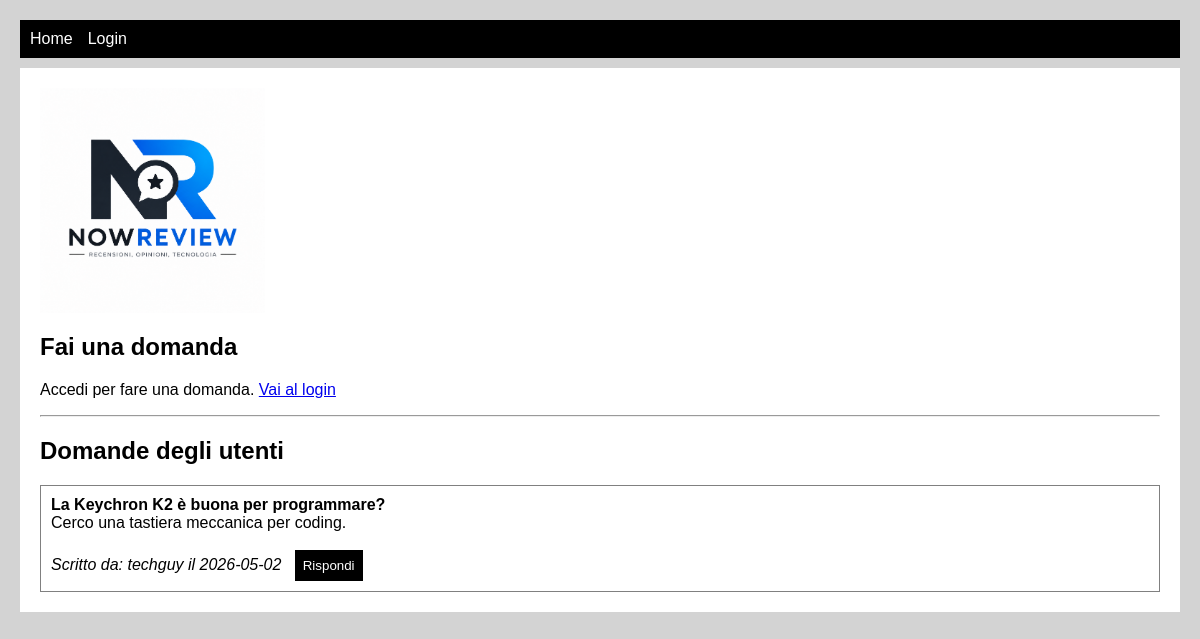
Before: /website/frontend/forum.php with the older database file.
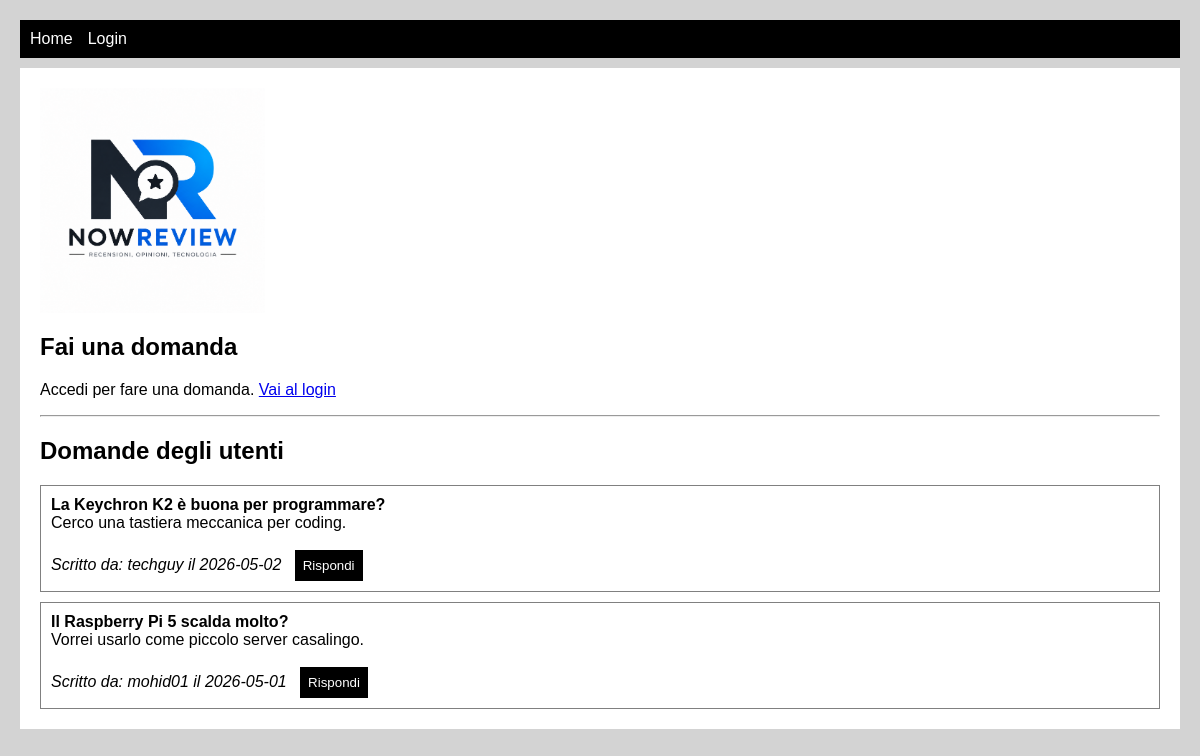
After: the same page with the newer database file.
### tables this page shows
CREATE TABLE `interazione` (
  `id_interazione` int(11) NOT NULL,
  `UID` int(11) DEFAULT NULL,
  `data` date NOT NULL
);

CREATE TABLE `domanda` (
  `id_interazione` int(11) NOT NULL,
  `titolo` varchar(150) NOT NULL,
  `testo` text NOT NULL,
  `id_prodotto` int(11) NOT NULL
);

CREATE TABLE `utente` (
  `UID` int(11) NOT NULL,
  `username` varchar(50) NOT NULL,
  `nome` varchar(50) NOT NULL,
  `cognome` varchar(50) NOT NULL
);

### website/frontend/forum.php (the view, shortened to what this page needs)
<?php
require "../backend/config.php";
$isLoggedIn = isset($_SESSION["uid"]);
$navLinks = $isLoggedIn
    ? '<a href="index.html">Home</a><a href="profilo.php">Profilo</a><a href="forum.php">Forum</a><a href="recensioni.php">Recensioni</a>'
    : '<a href="index.html">Home</a><a href="login.html">Login</a>';
$productOptions = '';
$productQuery = $pdo->query("SELECT id_prodotto, nome FROM prodotto ORDER BY nome ASC");
while ($prod = $productQuery->fetch()) {
    $productOptions .= '<option value="' . htmlspecialchars($prod['id_prodotto']) . '">' . htmlspecialchars($prod['nome']) . '</option>';
}
$forumFormAllowed = $isLoggedIn;
$query = "SELECT i.id_interazione, i.UID, i.data, d.titolo, d.testo, d.id_prodotto, u.username
          FROM interazione i
          JOIN domanda d ON i.id_interazione = d.id_interazione
          JOIN utente u ON i.UID = u.UID
          ORDER BY i.id_interazione DESC";
$domande = $pdo->query($query)->fetchAll();
?>
<!DOCTYPE html>
<html lang="it">
<head>
    <link rel="stylesheet" href="stile.css">
</head>
<body>
    <nav>
        <?php echo $navLinks; ?>
    </nav>
    <div class="contenuto">
        <img src="logo.png" class="logo">
        <h2>Fai una domanda</h2>
        <?php if ($forumFormAllowed): ?>
        <form action="../backend/domanda_create.php" method="POST">
            <label>Titolo domanda</label>
            <input type="text" name="titolo" required>
            <label>Testo domanda</label>
            <textarea name="testo" rows="5"></textarea>
            <label>Prodotto</label>
            <select name="id_prodotto" required>
                <option value="">Seleziona un prodotto</option>
                <?php echo $productOptions; ?>
            </select>
            <button type="submit">Invia domanda</button>
        </form>
        <?php else: ?>
            <p>Accedi per fare una domanda. <a href="login.html">Vai al login</a></p>
        <?php endif; ?>
        <hr>
        <h2>Domande degli utenti</h2>
        <?php if (count($domande) > 0): ?>
            <?php foreach ($domande as $domanda): ?>
                <div class="box">
                    <b><?php echo htmlspecialchars($domanda['titolo']); ?></b><br>
                    <?php echo htmlspecialchars(substr($domanda['testo'], 0, 100)); ?><?php echo strlen($domanda['testo']) > 100 ? '...' : ''; ?><br><br>
                    <i>Scritto da: <?php echo htmlspecialchars($domanda['username']); ?> il <?php echo htmlspecialchars($domanda['data']); ?></i>&nbsp;&nbsp;
                    <a href="risposta.php?id=<?php echo htmlspecialchars($domanda['id_interazione']); ?>"><button>Rispondi</button></a>
                </div>
            <?php endforeach; ?>
        <?php else: ?>
            <p>Nessuna domanda ancora. Sii il primo a chiedere!</p>
        <?php endif; ?>
    </div>
</body>
</html>

### website/frontend/stile.css (style rules this page uses)
body { font-family: Arial; background-color: lightgray; margin: 20px; }
nav { background-color: black; padding: 10px; }
nav a { color: white; text-decoration: none; margin-right: 15px; }
.contenuto { background-color: white; padding: 20px; margin-top: 10px; }
button { padding: 8px; background-color: black; color: white; border: none; cursor: pointer; }
.box { border: 1px solid gray; padding: 10px; margin-top: 10px; }
.logo { width: 225px; display: block; margin-bottom: 20px; }

Changed rows visible on the page:
added interazione: domanda.titolo "Il Raspberry Pi 5 scalda molto?", domanda.testo "Vorrei usarlo come piccolo server casalingo.", UID.username "mohid01", data "2026-05-01"
